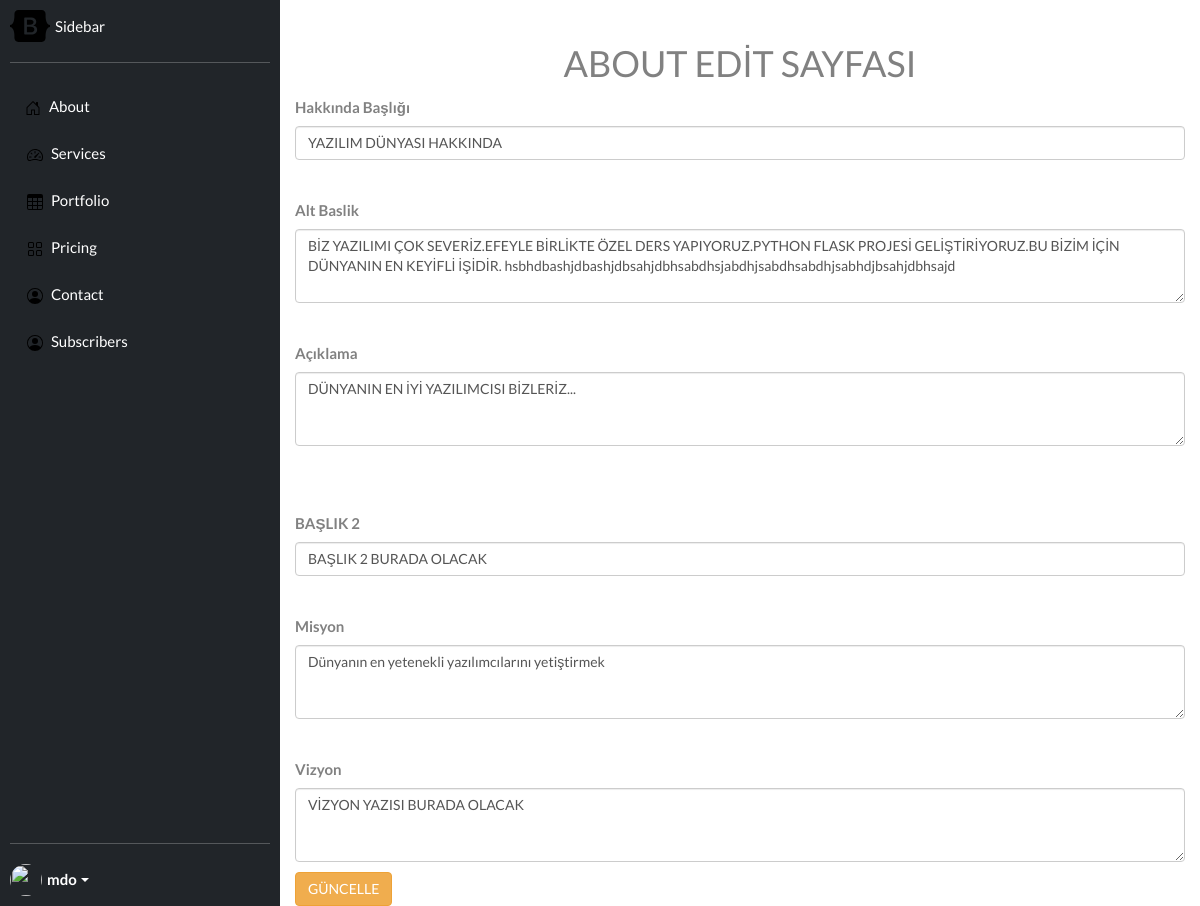
The page /AdminAbout on the database its author committed.
### tables this page shows
CREATE TABLE "Hakkımda" (
	"Baslik"	TEXT,
	"AltBaslik"	TEXT,
	"Aciklama"	TEXT,
	"Baslik2"	TEXT,
	"Misyon"	TEXT,
	"Vizyon"	TEXT
);

### app.py (the view, shortened to what this page needs)
@app.route('/AdminAbout',methods=["GET","POST"])
def AdminAboutSayfasi():
    con = sqlite3.connect("CvDB.db")
    cur = con.cursor()
    cur.execute(f"select * from Hakkımda")
    veri=cur.fetchone()
    return render_template('AdminAbout.html',hakkımda_verisi=veri)

### templates/AdminAbout.html
{% extends 'AdminPanelLayout.html' %}
{% block content %}
    <form method="POST">
    <h1 style="text-align: center">ABOUT EDİT SAYFASI</h1>
    <div class="mb-3">
  <label for="exampleFormControlInput1" class="form-label">Hakkında Başlığı</label>
  <input type="text" name="baslik1" class="form-control" id="exampleFormControlInput1" placeholder="" value="{{ hakkımda_verisi[0] }}">
</div>
    <br>
    <div class="mb-3">
  <label for="exampleFormControlTextarea1" class="form-label">Alt Baslik</label>
  <textarea class="form-control" name="altbaslik" id="exampleFormControlTextarea1" rows="3">{{ hakkımda_verisi[1] }}</textarea>
</div>
    <br>
<div class="mb-3">
  <label for="exampleFormControlTextarea1" class="form-label">Açıklama</label>
  <textarea class="form-control" name="aciklama" id="exampleFormControlTextarea1" rows="3">{{ hakkımda_verisi[2] }}</textarea>
</div>
<br>
    <br>
    <div class="mb-3">
      <label for="exampleFormControlInput1" class="form-label">BAŞLIK 2</label>
  <input type="text" class="form-control" name="baslik2" id="exampleFormControlInput1" placeholder="" value="{{ hakkımda_verisi[3] }}">
</div>
    <br>
    <div class="mb-3">
  <label for="exampleFormControlTextarea1" class="form-label">Misyon</label>
  <textarea class="form-control" name="misyon" id="exampleFormControlTextarea1" rows="3">{{ hakkımda_verisi[4] }}</textarea>
</div>
      <br>
<div class="mb-3">
  <label for="exampleFormControlTextarea1" class="form-label">Vizyon</label>
  <textarea class="form-control" name="vizyon" id="exampleFormControlTextarea1" rows="3">{{ hakkımda_verisi[5] }}</textarea>
</div>
    <button type="submit" class="btn btn-warning">GÜNCELLE</button>
    </form>
{% endblock %}

### templates/AdminPanelLayout.html (style rules this page uses)
body { font: 400 15px Lato, sans-serif; line-height: 1.8; color: #818181; }

### rows shown on the page
Hakkımda: baslik1 "YAZILIM DÜNYASI HAKKINDA", altbaslik "BİZ YAZILIMI ÇOK SEVERİZ.EFEYLE BİRLİKTE ÖZEL DERS YAPIYORUZ.PYTHON FLASK PROJESİ GELİŞTİRİYORUZ.BU BİZİM İÇİN DÜNYANIN EN KEYİFLİ İŞİDİR. hsbhdbashjdbashjdbsahjdbhsabdhsjabdhjsabdhsabdhjsabhdjbsahjdbhsajd", aciklama "DÜNYANIN EN İYİ YAZILIMCISI BİZLERİZ...", baslik2 "BAŞLIK 2 BURADA OLACAK", misyon "Dünyanın en yetenekli yazılımcılarını yetiştirmek", vizyon "VİZYON YAZISI BURADA OLACAK"
